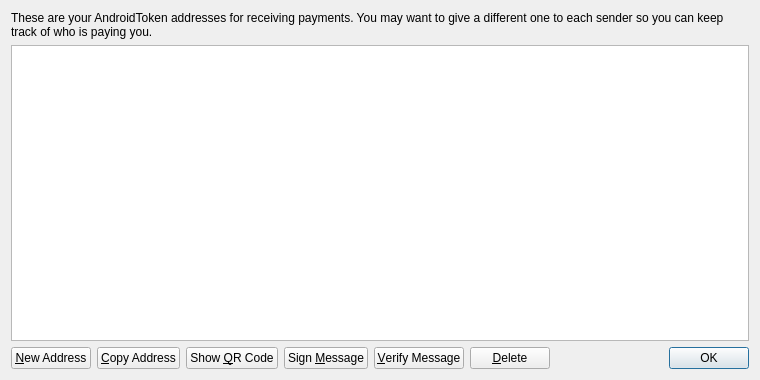
<?xml version="1.0" encoding="UTF-8"?>
<ui version="4.0">
 <class>AddressBookPage</class>
 <widget class="QWidget" name="AddressBookPage">
  <property name="geometry">
   <rect>
    <x>0</x>
    <y>0</y>
    <width>760</width>
    <height>380</height>
   </rect>
  </property>
  <property name="windowTitle">
   <string>Address Book</string>
  </property>
  <layout class="QVBoxLayout" name="verticalLayout">
   <item>
    <widget class="QLabel" name="labelExplanation">
     <property name="text">
      <string>These are your AndroidToken addresses for receiving payments. You may want to give a different one to each sender so you can keep track of who is paying you.</string>
     </property>
     <property name="textFormat">
      <enum>Qt::PlainText</enum>
     </property>
     <property name="wordWrap">
      <bool>true</bool>
     </property>
    </widget>
   </item>
   <item>
    <widget class="QTableView" name="tableView">
     <property name="contextMenuPolicy">
      <enum>Qt::CustomContextMenu</enum>
     </property>
     <property name="toolTip">
      <string>Double-click to edit address or label</string>
     </property>
     <property name="tabKeyNavigation">
      <bool>false</bool>
     </property>
     <property name="alternatingRowColors">
      <bool>true</bool>
     </property>
     <property name="selectionMode">
      <enum>QAbstractItemView::SingleSelection</enum>
     </property>
     <property name="selectionBehavior">
      <enum>QAbstractItemView::SelectRows</enum>
     </property>
     <property name="sortingEnabled">
      <bool>true</bool>
     </property>
     <attribute name="verticalHeaderVisible">
      <bool>false</bool>
     </attribute>
    </widget>
   </item>
   <item>
    <layout class="QHBoxLayout" name="horizontalLayout">
     <item>
      <widget class="QPushButton" name="newAddressButton">
       <property name="toolTip">
        <string>Create a new address</string>
       </property>
       <property name="text">
        <string>&amp;New Address</string>
       </property>
       <property name="icon">
        <iconset resource="../bitcoin.qrc">
         <normaloff>:/icons/add</normaloff>:/icons/add</iconset>
       </property>
      </widget>
     </item>
     <item>
      <widget class="QPushButton" name="copyToClipboard">
       <property name="toolTip">
        <string>Copy the currently selected address to the system clipboard</string>
       </property>
       <property name="text">
        <string>&amp;Copy Address</string>
       </property>
       <property name="icon">
        <iconset resource="../bitcoin.qrc">
         <normaloff>:/icons/editcopy</normaloff>:/icons/editcopy</iconset>
       </property>
      </widget>
     </item>
     <item>
      <widget class="QPushButton" name="showQRCode">
       <property name="text">
        <string>Show &amp;QR Code</string>
       </property>
       <property name="icon">
        <iconset resource="../bitcoin.qrc">
         <normaloff>:/icons/qrcode</normaloff>:/icons/qrcode</iconset>
       </property>
      </widget>
     </item>
     <item>
      <widget class="QPushButton" name="signMessage">
       <property name="toolTip">
        <string>Sign a message to prove you own a AndroidToken address</string>
       </property>
       <property name="text">
        <string>Sign &amp;Message</string>
       </property>
       <property name="icon">
        <iconset resource="../bitcoin.qrc">
         <normaloff>:/icons/edit</normaloff>:/icons/edit</iconset>
       </property>
      </widget>
     </item>
     <item>
      <widget class="QPushButton" name="verifyMessage">
       <property name="toolTip">
        <string>Verify a message to ensure it was signed with a specified AndroidToken address</string>
       </property>
       <property name="text">
        <string>&amp;Verify Message</string>
       </property>
       <property name="icon">
        <iconset resource="../bitcoin.qrc">
         <normaloff>:/icons/transaction_0</normaloff>:/icons/transaction_0</iconset>
       </property>
      </widget>
     </item>
     <item>
      <widget class="QPushButton" name="deleteButton">
       <property name="toolTip">
        <string>Delete the currently selected address from the list</string>
       </property>
       <property name="text">
        <string>&amp;Delete</string>
       </property>
       <property name="icon">
        <iconset resource="../bitcoin.qrc">
         <normaloff>:/icons/remove</normaloff>:/icons/remove</iconset>
       </property>
      </widget>
     </item>
     <item>
      <spacer name="horizontalSpacer">
       <property name="orientation">
        <enum>Qt::Horizontal</enum>
       </property>
       <property name="sizeHint" stdset="0">
        <size>
         <width>40</width>
         <height>20</height>
        </size>
       </property>
      </spacer>
     </item>
     <item>
      <widget class="QDialogButtonBox" name="buttonBox">
       <property name="sizePolicy">
        <sizepolicy hsizetype="Maximum" vsizetype="Fixed">
         <horstretch>0</horstretch>
         <verstretch>0</verstretch>
        </sizepolicy>
       </property>
       <property name="standardButtons">
        <set>QDialogButtonBox::Ok</set>
       </property>
      </widget>
     </item>
    </layout>
   </item>
  </layout>
 </widget>
 <resources>
  <include location="../bitcoin.qrc"/>
 </resources>
 <connections/>
</ui>
